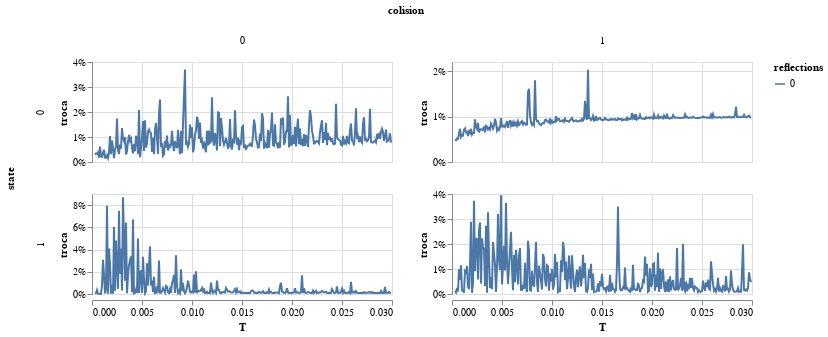

The cell this chart's notebook holds for it:
### Code cell
alt.Chart(db_mean).mark_line().encode(
    x = 'T',
    y = alt.Y('troca').axis(format = '%'),
    row = 'state:N',
    column = 'colision:N',
    color = 'reflections:N'
).properties(height = 100).resolve_scale(y = 'independent')

### Figure 1 — Vega-Lite specification as saved in the notebook (floating-point values rounded to 4 significant figures; data arrays with more than 128 entries replaced by an {"elided": "..."} marker saying what was removed)
{"config": {"view": {"continuousWidth": 300, "continuousHeight": 300}}, "data": {"name": "data-f8dd1ba3654934fadc1c90fac4120184"}, "mark": {"type": "line"}, "encoding": {"color": {"field": "reflections", "type": "nominal"}, "column": {"field": "colision", "type": "nominal"}, "row": {"field": "state", "type": "nominal"}, "x": {"field": "T", "type": "quantitative"}, "y": {"axis": {"format": "%"}, "field": "troca", "type": "quantitative"}}, "height": 100, "resolve": {"scale": {"y": "independent"}}, "$schema": "https://vega.github.io/schema/vega-lite/v5.17.0.json", "datasets": {"data-f8dd1ba3654934fadc1c90fac4120184": {"elided": "1188 records"}}}
